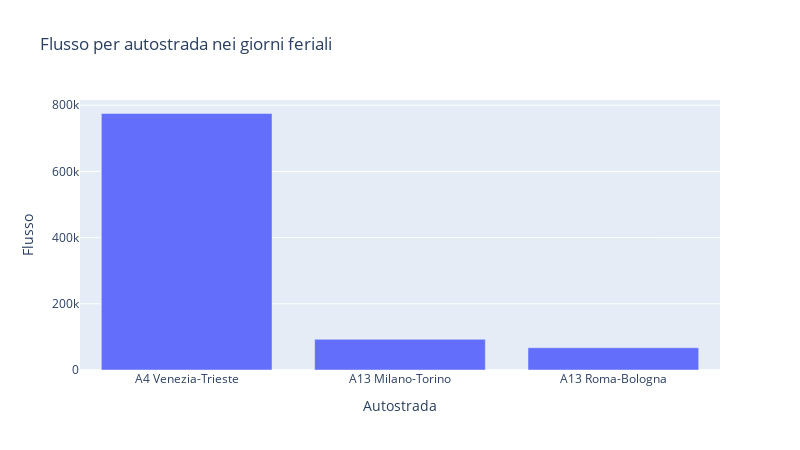

Notebook source saved alongside this figure:
### Code cell
px.bar(x = ["A4 Venezia-Trieste", "A13 Milano-Torino", "A13 Roma-Bologna"], y=  [A4_feriali, A13_nord_feriali, A13_sud_feriali], width=800, height=450, labels={'x': 'Autostrada', 'y':'Flusso'}, title="Flusso per autostrada nei giorni feriali")

### Figure 1 — Plotly figure (JSON) as saved in the notebook; plotly's stock layout.template omitted (floating-point values rounded to 4 significant figures)
{"data": [{"alignmentgroup": "True", "hovertemplate": "Autostrada=%{x}<br>Flusso=%{y}<extra></extra>", "legendgroup": "", "marker": {"color": "#636efa", "pattern": {"shape": ""}}, "name": "", "offsetgroup": "", "orientation": "v", "showlegend": false, "textposition": "auto", "type": "bar", "x": ["A4 Venezia-Trieste", "A13 Milano-Torino", "A13 Roma-Bologna"], "xaxis": "x", "y": [775020, 92570, 67332], "yaxis": "y"}], "layout": {"barmode": "relative", "height": 450, "legend": {"tracegroupgap": 0}, "title": {"text": "Flusso per autostrada nei giorni feriali"}, "width": 800, "xaxis": {"anchor": "y", "domain": [0, 1], "title": {"text": "Autostrada"}}, "yaxis": {"anchor": "x", "domain": [0, 1], "title": {"text": "Flusso"}}}}
